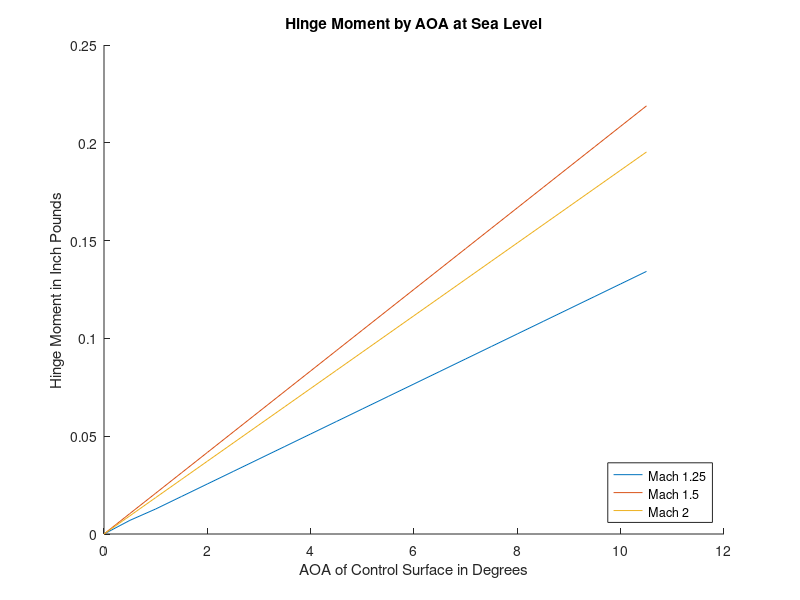
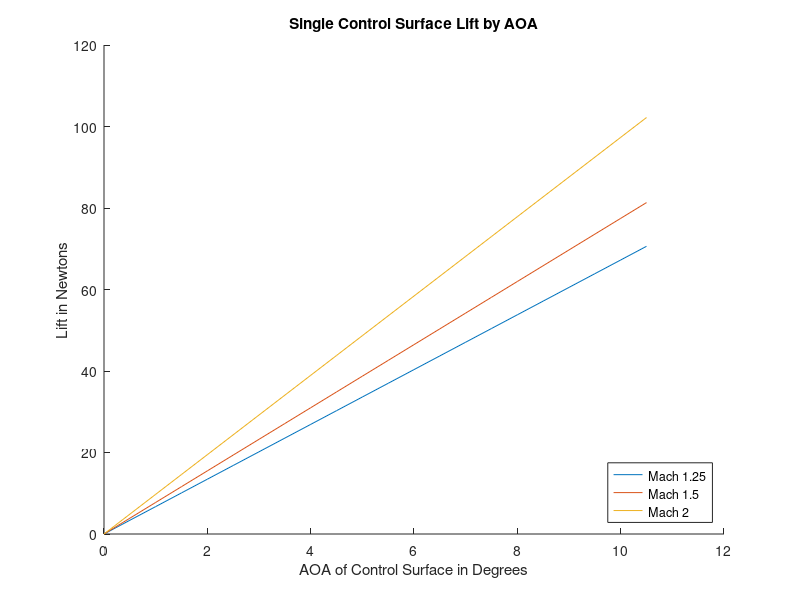
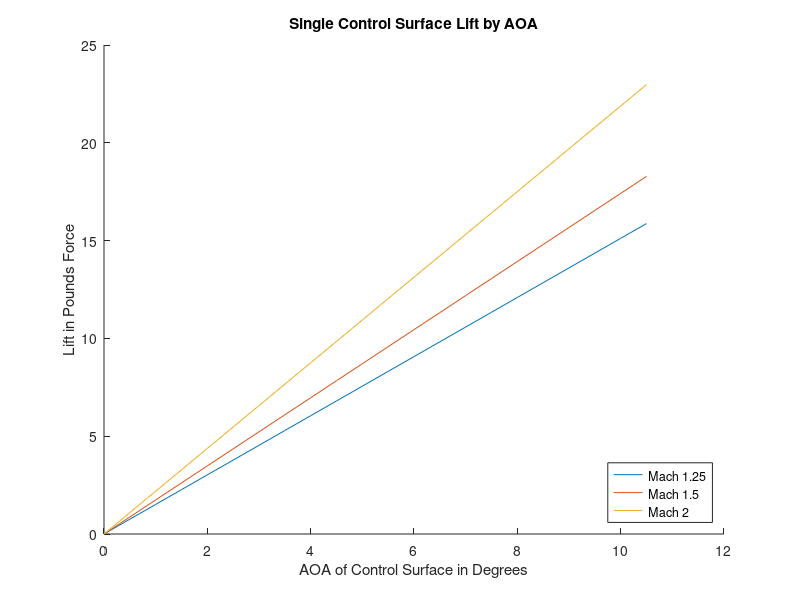

These charts were generated, in order, by the following MATLAB code:
%Hinge Moment Calculations
%Coefficient Values taken from the report Prediciton of Hinge Moment
%Coefficients for Nose Mounted Canard Controls at Supersonic Seeds by
%Michael G. Landers

%air speed
v2=343*2;
v125=343*1.25;
v15=343*1.5;
%Density at sealevel: Where it is most dense
rho=1.225;
%Control surface area in m2
S=0.00827;
c=.03;


%Hinge Moment Coefficients by aoa
HCM=[0.0, 0;
     0.5, -0.00001467;
     1.0, -0.00002939;
     1.5, -0.00004409;
     2.0, -0.00005879;
     2.5, -0.00007348;
     3.0, -0.00008818;
     3.5, -0.00010287;
     4.0, -0.00011757;
     4.5, -0.00013227;
     5.0, -0.00014696;
     5.5, -0.00016166;
     6.0, -0.00017636;
     6.5, -0.00019105;
     7.0, -0.00020575;
     7.5, -0.00022045;
     8.0, -0.00023514;
     8.5, -0.00024984;
     9.0, -0.00026453;
     9.5, -0.00027923;
    10.0, -0.00029393;
    10.5, -0.00030862];

%Hinge Moment at Mach 1.25
HCM125=[0.0, 0;
     0.5, -0.00002817;
     1.0, -0.00005172;
     1.5, -0.00007758;
     2.0, -0.00010344;
     2.5, -0.00012930;
     3.0, -0.00015516;
     3.5, -0.00018102;
     4.0, -0.00020688;
     4.5, -0.00023274;
     5.0, -0.00025860;
     5.5, -0.00028446;
     6.0, -0.00031032;
     6.5, -0.00033618;
     7.0, -0.00036204;
     7.5, -0.00038790;
     8.0, -0.00041376;
     8.5, -0.00043962;
     9.0, -0.00046548;
     9.5, -0.00049134;
    10.0, -0.00051720;
    10.5, -0.00054306];
%Hinge Moment Coeficient at mach 1.5
HCM15=[0.0, 0;
     0.5, -0.00002935;
     1.0, -0.00005856;
     1.5, -0.00008784;
     2.0, -0.00011711;
     2.5, -0.00014639;
     3.0, -0.00017567;
     3.5, -0.00020495;
     4.0, -0.00023423;
     4.5, -0.00026351;
     5.0, -0.00029279;
     5.5, -0.00032207;
     6.0, -0.00035134;
     6.5, -0.00038062;
     7.0, -0.00040990;
     7.5, -0.00043918;
     8.0, -0.00046846;
     8.5, -0.00049774;
     9.0, -0.00052702;
     9.5, -0.00055629;
    10.0, -0.00058557;
    10.5, -0.00061485];

%Hinge Moment 
HM=0.5*rho*(v2^2)*HCM(:,2)*S*c;
HM125=0.5*rho*(v125^2)*HCM125(:,2)*S*c;
HM15=0.5*rho*(v15^2)*HCM15(:,2)*S*c;
%Hinge Moment Pound 
HMPI=-1*(HM*8.85);
HMPI125=-1*(HM125*8.85);
HMPI15=-1*(HM15*8.85);
close all
%Maybe solve for normal force next.
figure('name','Hinge Moment By Control Surface AOA at Sea Level')
hold on
plot(HCM(:,1),HMPI125)
plot(HCM(:,1),HMPI15)
plot(HCM(:,1),HMPI)
title('Hinge Moment by AOA at Sea Level')
ylabel('Hinge Moment in Inch Pounds')
xlabel('AOA of Control Surface in Degrees')
legend({'Mach 1.25', 'Mach 1.5','Mach 2'},'Location','southeast')
hold off



%Normal Force (Lift) Calculations for the control surfaces.
%Max Turn rate will be from two fins moving at the same time.
%Mach 1.25 Normal Force Coefficient
CNF125=[0.0, 0;
     0.5, 0.00361731;
     1.0, 0.00722098;
     1.5, 0.01083147;
     2.0, 0.01444195;
     2.5, 0.01805244;
     3.0, 0.02166293;
     3.5, 0.02527342;
     4.0, 0.02888391;
     4.5, 0.03249440;
     5.0, 0.03610488;
     5.5, 0.03971537;
     6.0, 0.04332586;
     6.5, 0.04693635;
     7.0, 0.05054684;
     7.5, 0.05415732;
     8.0, 0.05776781;
     8.5, 0.06137830;
     9.0, 0.06498879;
     9.5, 0.06859928;
    10.0, 0.07220977;
    10.5, 0.07582025];
%Norrmal Force at Mach 1.5
CNF15=[0.0, 0;
     0.5, 0.00288718;
     1.0, 0.00577648;
     1.5, 0.00866472;
     2.0, 0.01155297;
     2.5, 0.01444121;
     3.0, 0.01732945;
     3.5, 0.02021769;
     4.0, 0.02310593;
     4.5, 0.02599417;
     5.0, 0.02888241;
     5.5, 0.03177065;
     6.0, 0.03465889;
     6.5, 0.03754714;
     7.0, 0.04043538;
     7.5, 0.04332362;
     8.0, 0.04621186;
     8.5, 0.04910010;
     9.0, 0.05198834;
     9.5, 0.05487658;
    10.0, 0.05776483;
    10.5, 0.06065307];
%Normal Force at Mach 2
CNF2=[0.0, 0;
     0.5, 0.00204116;
     1.0, 0.00408323;
     1.5, 0.00612484;
     2.0, 0.00816646;
     2.5, 0.01020807;
     3.0, 0.01224969;
     3.5, 0.01429130;
     4.0, 0.01633292;
     4.5, 0.01837453;
     5.0, 0.02041615;
     5.5, 0.02245776;
     6.0, 0.02449938;
     6.5, 0.02654099;
     7.0, 0.02858260;
     7.5, 0.03062422;
     8.0, 0.03266583;
     8.5, 0.03470745;
     9.0, 0.03674906;
     9.5, 0.03879068;
    10.0, 0.04083229;
    10.5, 0.04287391];

L125=0.5*rho*(v125)^2*S.*CNF125(:,2);
L15=0.5*rho*(v15)^2*S.*CNF15(:,2);
L2=0.5*rho*(v2)^2*S.*CNF2(:,2);

figure('name','Lift by AOA in Newtons')
hold on 
plot(HCM(:,1),L125)
plot(HCM(:,1),L15)
plot(HCM(:,1),L2)
title('Single Control Surface Lift by AOA')
ylabel('Lift in Newtons')
xlabel('AOA of Control Surface in Degrees')
legend({'Mach 1.25', 'Mach 1.5','Mach 2'},'Location','southeast')
hold off

L125P=0.224809*L125;
L15P=0.224809*L15;
L2P=0.224809*L2;
figure('name','Lift by AOA in Pounds Force')
hold on
plot(HCM(:,1),L125P)
plot(HCM(:,1),L15P)
plot(HCM(:,1),L2P)
title('Single Control Surface Lift by AOA')
ylabel('Lift in Pounds Force')
xlabel('AOA of Control Surface in Degrees')
legend({'Mach 1.25', 'Mach 1.5','Mach 2'},'Location','southeast')
hold off

%%Max Turn Rate Calculation Section
%Cd=0.4;
%predicted Load Factor
%all values in metric

%Extrapolating to 22 deg aoa for lift
C125poly=polyfit(CNF125(:,1),CNF125(:,2),1)
C15poly=polyfit(CNF125(:,1),CNF15(:,2),1);
C2poly=polyfit(CNF125(:,1),CNF2(:,2),1);

maxLM125=C125poly(1)*22
maxLM15=C15poly(1)*22
maxLM2=C2poly(1)*22

%Extrapolating hinge force at 22 deg
M125poly=polyfit(CNF125(:,1),HMPI125,1);
M15poly=polyfit(CNF125(:,1),HMPI15,1);
M2poly=polyfit(CNF125(:,1),HMPI,1);
maxHM125=M125poly(1)*22
maxHM15=M15poly(1)*22
maxHM2=M2poly(1)*22


%Turn Rate
n=20;
Tav=7000; %*0.224809
%mach 2 cl at 10 deg
clmax=0.0429;
S2=2*S;
radsec=((rho*S2*clmax)/(2*65*9.81))^(1/2)*((n^2-1)/n)^(1/2)
rmin=(2*65*9.81)/(rho*9.81*S2*clmax)*(n/(n^2-1)^1/2)
%0.21127706036962632 deg sec



